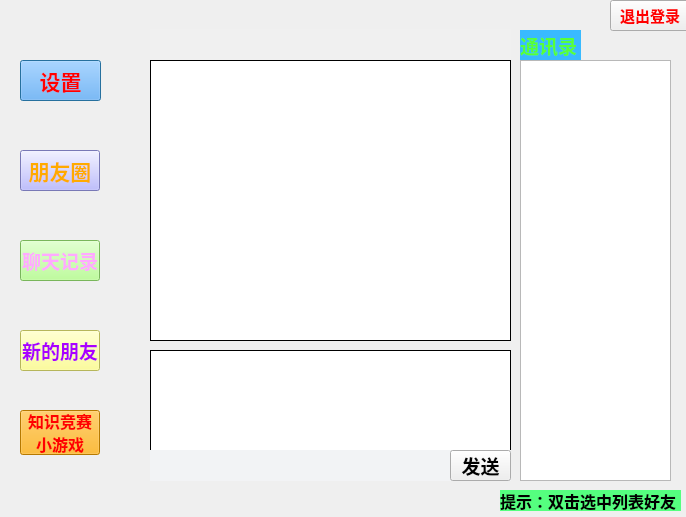
<?xml version="1.0" encoding="UTF-8"?>
<ui version="4.0">
 <class>User</class>
 <widget class="QDialog" name="User">
  <property name="geometry">
   <rect>
    <x>0</x>
    <y>0</y>
    <width>686</width>
    <height>517</height>
   </rect>
  </property>
  <property name="windowTitle">
   <string>Dialog</string>
  </property>
  <widget class="QPushButton" name="setting">
   <property name="geometry">
    <rect>
     <x>20</x>
     <y>60</y>
     <width>81</width>
     <height>41</height>
    </rect>
   </property>
   <property name="font">
    <font>
     <family>Arial</family>
     <pointsize>16</pointsize>
     <weight>75</weight>
     <bold>true</bold>
    </font>
   </property>
   <property name="styleSheet">
    <string notr="true">background-color: rgb(85, 170, 255);
color: rgb(255, 0, 0);</string>
   </property>
   <property name="text">
    <string>设置</string>
   </property>
  </widget>
  <widget class="QPushButton" name="moments">
   <property name="geometry">
    <rect>
     <x>20</x>
     <y>150</y>
     <width>80</width>
     <height>41</height>
    </rect>
   </property>
   <property name="font">
    <font>
     <family>Agency FB</family>
     <pointsize>16</pointsize>
     <weight>75</weight>
     <bold>true</bold>
    </font>
   </property>
   <property name="styleSheet">
    <string notr="true">
background-color: rgb(170, 170, 255);
color: rgb(255, 170, 0);</string>
   </property>
   <property name="text">
    <string>朋友圈</string>
   </property>
  </widget>
  <widget class="QPushButton" name="exit">
   <property name="geometry">
    <rect>
     <x>610</x>
     <y>0</y>
     <width>80</width>
     <height>31</height>
    </rect>
   </property>
   <property name="font">
    <font>
     <family>Agency FB</family>
     <pointsize>11</pointsize>
     <weight>75</weight>
     <bold>true</bold>
    </font>
   </property>
   <property name="styleSheet">
    <string notr="true">color: rgb(255, 0, 0);</string>
   </property>
   <property name="text">
    <string>退出登录</string>
   </property>
  </widget>
  <widget class="QLabel" name="label">
   <property name="geometry">
    <rect>
     <x>-80</x>
     <y>-60</y>
     <width>771</width>
     <height>581</height>
    </rect>
   </property>
   <property name="text">
    <string/>
   </property>
   <property name="pixmap">
    <pixmap resource="back.qrc">:/back/back3.jpg</pixmap>
   </property>
  </widget>
  <widget class="QPushButton" name="new_friends">
   <property name="geometry">
    <rect>
     <x>20</x>
     <y>330</y>
     <width>80</width>
     <height>41</height>
    </rect>
   </property>
   <property name="font">
    <font>
     <family>Arial Black</family>
     <pointsize>14</pointsize>
     <weight>75</weight>
     <bold>true</bold>
    </font>
   </property>
   <property name="styleSheet">
    <string notr="true">color: rgb(170, 0, 255);
background-color: rgb(255, 255, 127);</string>
   </property>
   <property name="text">
    <string>新的朋友</string>
   </property>
  </widget>
  <widget class="QPushButton" name="my_history">
   <property name="geometry">
    <rect>
     <x>20</x>
     <y>240</y>
     <width>80</width>
     <height>41</height>
    </rect>
   </property>
   <property name="font">
    <font>
     <family>Agency FB</family>
     <pointsize>14</pointsize>
     <weight>75</weight>
     <bold>true</bold>
    </font>
   </property>
   <property name="styleSheet">
    <string notr="true">background-color: rgb(170, 255, 127);
color: rgb(255, 170, 255);</string>
   </property>
   <property name="text">
    <string>聊天记录</string>
   </property>
  </widget>
  <widget class="QTextEdit" name="textEdit">
   <property name="geometry">
    <rect>
     <x>150</x>
     <y>350</y>
     <width>361</width>
     <height>101</height>
    </rect>
   </property>
   <property name="font">
    <font>
     <family>宋体</family>
     <pointsize>14</pointsize>
    </font>
   </property>
   <property name="frameShape">
    <enum>QFrame::Box</enum>
   </property>
   <property name="frameShadow">
    <enum>QFrame::Plain</enum>
   </property>
  </widget>
  <widget class="QLabel" name="label_2">
   <property name="geometry">
    <rect>
     <x>520</x>
     <y>30</y>
     <width>61</width>
     <height>31</height>
    </rect>
   </property>
   <property name="font">
    <font>
     <family>Arial</family>
     <pointsize>14</pointsize>
     <weight>75</weight>
     <bold>true</bold>
    </font>
   </property>
   <property name="styleSheet">
    <string notr="true">background-color: rgb(57, 186, 255);
color: rgb(87, 255, 57);
border-color: rgb(0, 255, 255);</string>
   </property>
   <property name="frameShape">
    <enum>QFrame::NoFrame</enum>
   </property>
   <property name="text">
    <string>通讯录</string>
   </property>
  </widget>
  <widget class="QPushButton" name="send">
   <property name="geometry">
    <rect>
     <x>450</x>
     <y>450</y>
     <width>61</width>
     <height>31</height>
    </rect>
   </property>
   <property name="font">
    <font>
     <family>Arial</family>
     <pointsize>14</pointsize>
     <weight>75</weight>
     <bold>true</bold>
    </font>
   </property>
   <property name="text">
    <string>发送</string>
   </property>
  </widget>
  <widget class="QLabel" name="label_3">
   <property name="geometry">
    <rect>
     <x>150</x>
     <y>450</y>
     <width>361</width>
     <height>31</height>
    </rect>
   </property>
   <property name="styleSheet">
    <string notr="true">background-color: rgb(242, 243, 245);</string>
   </property>
   <property name="text">
    <string/>
   </property>
  </widget>
  <widget class="QLabel" name="receiver">
   <property name="geometry">
    <rect>
     <x>150</x>
     <y>29</y>
     <width>361</width>
     <height>31</height>
    </rect>
   </property>
   <property name="font">
    <font>
     <family>Arial</family>
     <pointsize>14</pointsize>
     <weight>75</weight>
     <bold>true</bold>
    </font>
   </property>
   <property name="styleSheet">
    <string notr="true">background-color: rgb(240, 240, 240);</string>
   </property>
   <property name="text">
    <string/>
   </property>
  </widget>
  <widget class="QListWidget" name="chatWindow">
   <property name="geometry">
    <rect>
     <x>150</x>
     <y>60</y>
     <width>361</width>
     <height>281</height>
    </rect>
   </property>
   <property name="font">
    <font>
     <pointsize>14</pointsize>
    </font>
   </property>
   <property name="frameShape">
    <enum>QFrame::Box</enum>
   </property>
   <property name="frameShadow">
    <enum>QFrame::Plain</enum>
   </property>
   <property name="showDropIndicator" stdset="0">
    <bool>true</bool>
   </property>
   <property name="selectionMode">
    <enum>QAbstractItemView::SingleSelection</enum>
   </property>
  </widget>
  <widget class="QListWidget" name="contactList">
   <property name="geometry">
    <rect>
     <x>520</x>
     <y>60</y>
     <width>151</width>
     <height>421</height>
    </rect>
   </property>
   <property name="font">
    <font>
     <pointsize>14</pointsize>
     <weight>75</weight>
     <bold>true</bold>
    </font>
   </property>
   <property name="showDropIndicator" stdset="0">
    <bool>false</bool>
   </property>
  </widget>
  <widget class="QLabel" name="label_4">
   <property name="geometry">
    <rect>
     <x>500</x>
     <y>490</y>
     <width>181</width>
     <height>21</height>
    </rect>
   </property>
   <property name="font">
    <font>
     <family>Arial</family>
     <pointsize>12</pointsize>
     <weight>75</weight>
     <bold>true</bold>
    </font>
   </property>
   <property name="styleSheet">
    <string notr="true">color: rgb(0, 0, 0);
background-color: rgb(85, 255, 127);</string>
   </property>
   <property name="text">
    <string>提示：双击选中列表好友</string>
   </property>
  </widget>
  <widget class="QPushButton" name="play">
   <property name="geometry">
    <rect>
     <x>20</x>
     <y>410</y>
     <width>80</width>
     <height>45</height>
    </rect>
   </property>
   <property name="font">
    <font>
     <family>Arial</family>
     <pointsize>12</pointsize>
     <weight>75</weight>
     <bold>true</bold>
    </font>
   </property>
   <property name="styleSheet">
    <string notr="true">color: rgb(255, 0, 0);
background-color: rgb(255, 170, 0);</string>
   </property>
   <property name="text">
    <string>知识竞赛
小游戏</string>
   </property>
  </widget>
  <zorder>label</zorder>
  <zorder>setting</zorder>
  <zorder>moments</zorder>
  <zorder>exit</zorder>
  <zorder>new_friends</zorder>
  <zorder>my_history</zorder>
  <zorder>textEdit</zorder>
  <zorder>label_2</zorder>
  <zorder>label_3</zorder>
  <zorder>send</zorder>
  <zorder>receiver</zorder>
  <zorder>chatWindow</zorder>
  <zorder>contactList</zorder>
  <zorder>label_4</zorder>
  <zorder>play</zorder>
 </widget>
 <resources>
  <include location="back.qrc"/>
 </resources>
 <connections/>
</ui>
